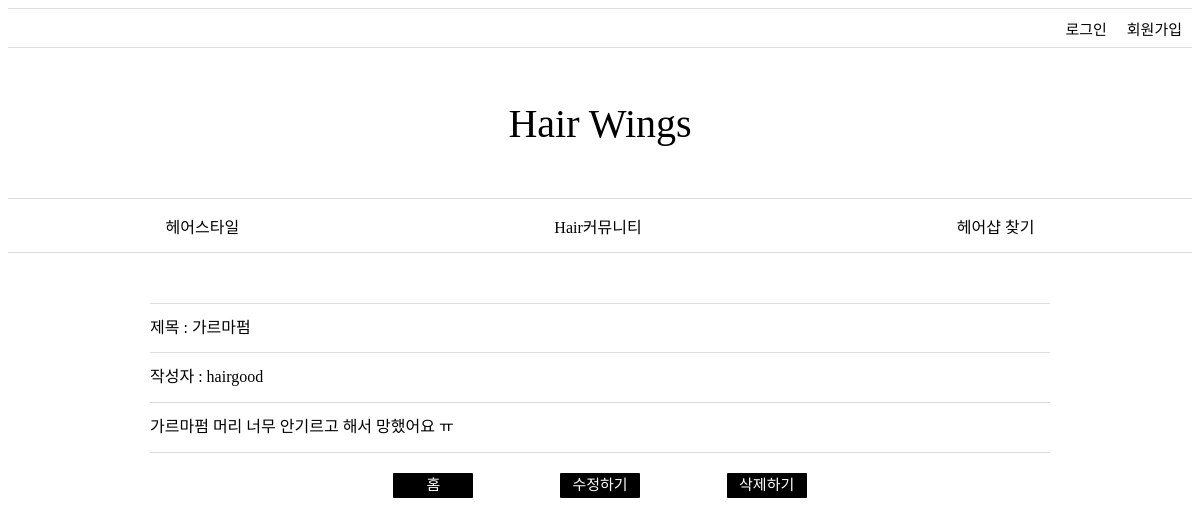
The app's page /page/8/ with its own data.
### page/models.py (models this page shows, shortened)
class Community(models.Model):
    title = models.CharField(max_length=100)
    content = models.TextField()
    created_at = models.DateTimeField(auto_now_add=True)
    author = models.ForeignKey(User, on_delete = models.CASCADE, null = True)
    class Meta:
        db_table = 'community'

### page/views.py (the view)
# urls.py: path('page/<int:community_id>/', views.detail, name='detail'),
def detail(request, community_id):
    community = get_object_or_404(Community, pk=community_id)
    return render(request,'community_detail.html',{'community': community})

### page/templates/community_detail.html (shortened to what this page needs)
{% load static %}
<!DOCTYPE html>
<html lang="ko">
  <head>
    <link rel="stylesheet" href="{% static 'page/css/community_detail.css'%}" />
  </head>
  {% block content %}
  <body>
    <div class="login_bar">
      {% if user.is_authenticated %}
      <div class="login">{{user.username}}님</div>
      <div class="login"><a href="{% url 'logout' %}">로그아웃</a></div>
      {% else %}
      <div class="login">
        <a href="{% url 'login' %}">로그인</a>
      </div>
      <div class="login">
        <a href="{% url 'signup'%}">회원가입</a>
      </div>
      {% endif %}
    </div>
    <div class="title" onclick="javascript:location.href='{% url 'home'%}'">
      Hair Wings
    </div>
    <div class="menu_bar">
      <div onclick="javascript:location.href='{% url 'hairstyle'%}'">
        헤어스타일
      </div>
      <div onclick="javascript:location.href='{% url 'community_home'%}'">
        Hair커뮤니티
      </div>
      <div onclick="javascript:location.href='{% url 'map'%}'">헤어샵 찾기</div>
    </div>
    <div class="community_detail_body">
      <div class="detail_title">제목 : {{community.title}}</div>
      <div class="detail_author">작성자 : {{community.author}}</div>
      <div class="detail_content">{{community.content}}</div>
      <div class="detail_bottom">
        <a href="{% url 'community_home' %}">홈</a>
        <a href="{% url 'edit' community.id %}">수정하기</a>
        <a href="{% url 'delete' community.id %}">삭제하기</a>
      </div>
    </div>
  </body>
</html>
{% endblock %}

### page/static/page/css/community_detail.css (style rules this page uses)
* { box-sizing: border-box; }
.login_bar { height: 40px; border-top: 1px solid #dddddd; border-bottom: 1px solid #dddddd; display: flex; flex-direction: row; justify-content: end; align-items: center; }
.login { font-size: 15px; margin: 10px; }
.login a { color: black; text-decoration: none; }
.title { height: 150px; font-size: 40px; display: flex; flex-direction: row; justify-content: center; align-items: center; font-family: "Times New Roman", Times, serif; }
.menu_bar { height: 55px; border-top: 1px solid #dddddd; border-bottom: 1px solid #dddddd; display: flex; flex-direction: row; justify-content: space-around; align-items: center; font-weight: 3px; }
.community_detail_body { width: 100%; height: 700px; padding-top: 50px; display: flex; flex-direction: column; align-items: center; }
.detail_title { width: 900px; height: 50px; border-top: 1px solid #dddddd; border-bottom: 1px solid #dddddd; padding-top: 10px; }
.detail_author { width: 900px; height: 50px; border-bottom: 1px solid #dddddd; padding-top: 10px; }
.detail_content { width: 900px; height: 50px; border-bottom: 1px solid #dddddd; padding-top: 10px; }
.detail_bottom { width: 500px; height: 50px; margin-top: 20px; display: flex; flex-direction: row; justify-content: space-around; }
.detail_bottom a { width: 80px; height: 25px; font-size: 15px; text-decoration: none; background-color: black; border-radius: 1px; color: white; display: inline-block; text-align: center; }

### records on screen
Community: title "가르마펌", author "hairgood", content "가르마펌 머리 너무 안기르고 해서 망했어요 ㅠ"
